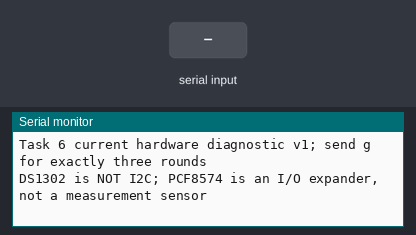
Recording of a sketch running on a simulated ESP32. Shown: the last lines printed to the serial monitor. Inputs (shaded band) come from the test bench.

Above: at 1.2 s.
1.3 s: "g" received over Serial
At 1.61 s:
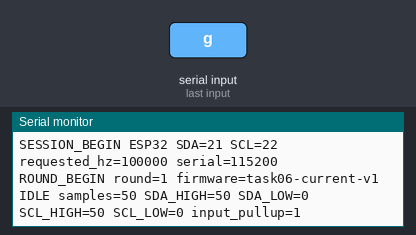
At 1.97 s:
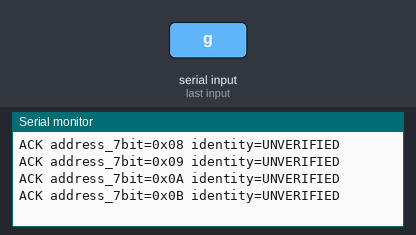

Measured:
- after the input at 1.3 s, the serial monitor: prints a new line at once (image 1)

The sketch:

task06_current_hardware_diagnostic.ino
```cpp
#include <Arduino.h>
#include <Wire.h>
#include <driver/gpio.h>

constexpr int SDA_PIN = 21, SCL_PIN = 22;
constexpr uint32_t BUS_HZ = 100000;
bool wireReady = false;

// 只使用输入/弱上拉；不强制输出高电平、不发送恢复脉冲。
bool idleSample(unsigned &sdaHigh, unsigned &sclHigh) {
  sdaHigh = sclHigh = 0;
  for (int i = 0; i < 50; ++i) {
    sdaHigh += gpio_get_level(GPIO_NUM_21) != 0;
    sclHigh += gpio_get_level(GPIO_NUM_22) != 0;
    delay(2);
  }
  return sdaHigh == 50 && sclHigh == 50;
}

void runRound(unsigned round) {
  Serial.printf("ROUND_BEGIN round=%u firmware=task06-current-v1\n", round);
  if (wireReady) { Wire.end(); wireReady = false; }
  pinMode(SDA_PIN, INPUT_PULLUP); pinMode(SCL_PIN, INPUT_PULLUP);
  delay(50);
  unsigned sdaHigh, sclHigh;
  bool idle = idleSample(sdaHigh, sclHigh);
  Serial.printf("IDLE samples=50 SDA_HIGH=%u SDA_LOW=%u SCL_HIGH=%u SCL_LOW=%u input_pullup=1\n",
                sdaHigh,50-sdaHigh,sclHigh,50-sclHigh);
  if (!idle) {
    Serial.println("BUS_BLOCKED: SDA/SCL not stably HIGH; no I2C transaction or recovery attempted");
    Serial.printf("ROUND_END round=%u status=BUS_BLOCKED probed=0 ack=NA nack=NA\n",round);
    return;
  }
  wireReady = Wire.begin(21,22,BUS_HZ);
  Wire.setTimeOut(50);
  if (!wireReady) { Serial.printf("ROUND_END round=%u status=I2C_INIT_FAILED\n",round); return; }
  gpio_input_enable(GPIO_NUM_21); gpio_input_enable(GPIO_NUM_22);
  if (!idleSample(sdaHigh,sclHigh)) {
    Serial.printf("ROUND_END round=%u status=BUS_BLOCKED_AFTER_BEGIN probed=0\n",round); return;
  }
  unsigned ack=0,nack=0,errors=0,probed=0;
  for (uint8_t address=0x08; address<=0x77; ++address) {
    if (!idleSample(sdaHigh,sclHigh)) { Serial.println("BUS_BLOCKED: scan stopped"); break; }
    Wire.beginTransmission(address);
    uint8_t status=Wire.endTransmission(true); ++probed;
    if (status==0) { ++ack; Serial.printf("ACK address_7bit=0x%02X identity=UNVERIFIED\n",address); }
    else if (status==2) ++nack;
    else { ++errors; Serial.printf("BUS_ERROR address=0x%02X status=%u\n",address,status); break; }
  }
  Serial.printf("ROUND_END round=%u probed=%u ack=%u nack=%u errors=%u status=%s\n",
                round,probed,ack,nack,errors,probed==112 && errors==0 ? "SCAN_COMPLETE" : "SCAN_INCOMPLETE");
}

void setup() {
  Serial.begin(115200);
  Serial.println("Task 6 current hardware diagnostic v1; send g for exactly three rounds");
  Serial.println("DS1302 is NOT I2C; PCF8574 is an I/O expander, not a measurement sensor");
}

void loop() {
  if (Serial.available() && Serial.read()=='g') {
    Serial.println("SESSION_BEGIN ESP32 SDA=21 SCL=22 requested_hz=100000 serial=115200");
    for (unsigned round=1;round<=3;++round) { runRound(round); if(round<3) delay(3000); }
    if (wireReady) { Wire.end(); wireReady=false; }
    pinMode(SDA_PIN,INPUT); pinMode(SCL_PIN,INPUT);
    Serial.println("SESSION_END: no automatic retry; GPIO inputs, no recovery pulses; sensor comparison NOT_RUN");
  }
  delay(1);
}
```
